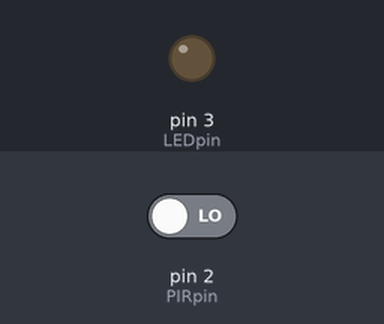
The sketch below on a simulated Arduino Uno, built with avr-gcc and run on an emulated ATmega328P. Parts: output pins drawn as LEDs (lit = HIGH). Inputs (shaded band) come from the test bench; at power-on: pin 2 (PIRpin) LOW. What the sketch prints to the serial monitor is not drawn.

Above: at 1.2 s.
1.3 s: pin 2 (PIRpin) driven HIGH
At 2.5 s:
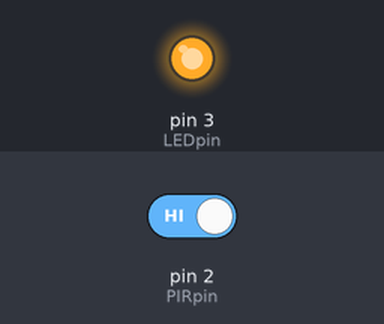
2.8 s: pin 2 (PIRpin) driven LOW
At 3.7 s:
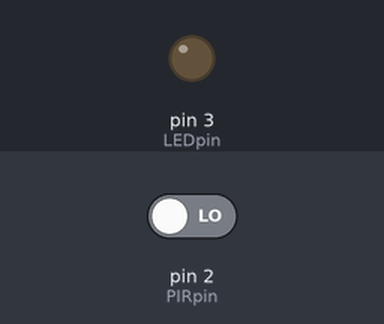
Timing chart, 0 to 5.8 s (numbered marks = the images above; inputs shaded):
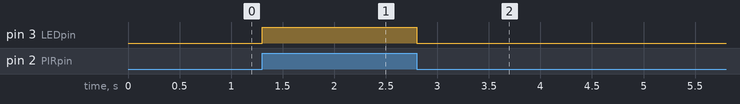

Measured:
- after the input at 1.3 s, pin 3 (LEDpin): LOW → HIGH at once
- after the input at 2.8 s, pin 3 (LEDpin): HIGH → LOW at once

The sketch:

CH_29_07.ino
```cpp
int PIRpin = 2, LEDpin = 3;
boolean state_previous = false;

void setup() {
  pinMode(PIRpin, INPUT);
  pinMode(LEDpin, OUTPUT);

  digitalWrite(LEDpin, state_previous);

  Serial.begin(9600);
}

void loop() {
  boolean state_current = digitalRead(PIRpin);

  // 이전에 감지되지 않은 상태에서 감지된 상태로 변한 경우
  if (state_current == true) {
    if (state_previous == false) {
      Serial.println("* 어서오세요~");
      state_previous = true;
      digitalWrite(LEDpin, state_previous);
    }
  }
  // 이전에 감지된 상태에서 감지되지 않은 상태로 변한 경우
  else {
    digitalWrite(LEDpin, LOW);
    if (state_previous == true) {
      Serial.println("* 안녕히가세요~");
      state_previous = false;
    }
  }
}
```
